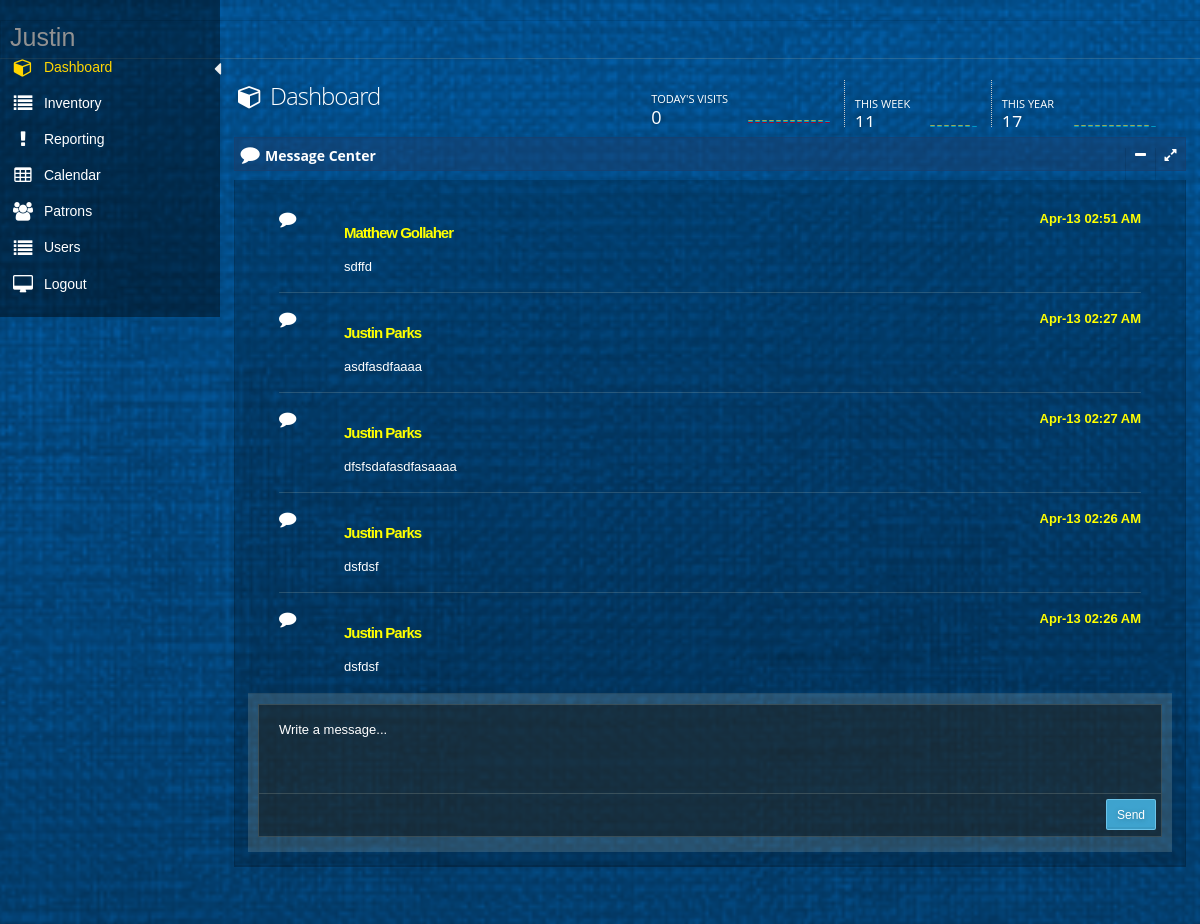
/home (signed in), run on the app's committed database.
### tables this page shows
CREATE TABLE "Message" (
	`Id`	INTEGER NOT NULL UNIQUE,
	`Author`	TEXT NOT NULL,
	`Time`	TEXT NOT NULL,
	`Content`	TEXT NOT NULL,
	PRIMARY KEY(`Id`)
);

### app.py (the view)
@app.route('/')
@app.route('/index')
@app.route('/menu')
@app.route('/home')
def index():
    return loginModule.index()

### databaseFunctions.py (called while the page is built)
def getAllVisitPatronVisitTimes():
    with engine.connect() as connection:
        sqlText = text("SELECT PatronVisitTime FROM VisitHistory ORDER by Id")
        result = engine.execute(sqlText)
        patronVisitTimes = []
        for row in result:
            patronVisitTimes.append(row[0])
        if not patronVisitTimes:
            return None
        else:
            return patronVisitTimes

def getAllVisitPatronVisitDates():
    with engine.connect() as connection:
        sqlText = text("SELECT PatronVisitDate FROM VisitHistory ORDER by Id")
        result = engine.execute(sqlText)
        patronVisitDates = []
        for row in result:
            patronVisitDates.append(row[0])
        if not patronVisitDates:
            return None
        else:
            return patronVisitDates

def getTop100MessageAuthors():
    with engine.connect() as connection:
        sqlText = text("SELECT Author FROM Message ORDER by Id DESC LIMIT 100")
        result = engine.execute(sqlText)
        authors = []
        for row in result:
            authors.append(row[0])
        if not authors:
            return None
        else:
            return authors

def getTop100MessageTimes():
    with engine.connect() as connection:
        sqlText = text("SELECT Time FROM Message ORDER by Id DESC LIMIT 100")
        result = engine.execute(sqlText)
        times = []
        for row in result:
            times.append(row[0])
        if not times:
            return None
        else:
            return times

def getTop100MessageContents():
    with engine.connect() as connection:
        sqlText = text("SELECT Content FROM Message ORDER by Id DESC LIMIT 100")
        result = engine.execute(sqlText)
        contents = []
        for row in result:
            contents.append(row[0])
        if not contents:
            return None
        else:
            return contents

### loginModule.py (called while the page is built)
def index():
    if not session.get('isLoggedIn'):
        return redirect('login')
    mT = populateMessagesTable()
    tVT = populateTodaysVisitsTable()
    tTV = sum(tVT)
    wVT = populateWeeksVisitTable()
    tWV = sum(wVT)
    mVT = populateMonthVisitTable()
    tMV = sum(mVT)
    return render_template('menu.html', currentUserFirstName = session.get('currentUserFirstName'), messageTable = mT, todaysVisitsTable = tVT, totalTodaysVisits = tTV, weeksVisitTable = wVT, totalWeekVisists = tWV, monthVisitTable = mVT, totalMonthVisits = tMV)

### templates/menu.html (shortened to what this page needs)
﻿{% extends "layout.html" %}
{% block body %}
<div id="main" role="main">
    <div id="content">
        <div class="row">
            <div class="col-xs-12 col-sm-7 col-md-7 col-lg-4">
                <h1 class="page-title txt-color-blueDark">
                    <i class="fa-fw fa fa-cube"></i>
                    Dashboard
                </h1>
            </div>
            <div class="col-xs-12 col-sm-5 col-md-5 col-lg-8">
                <ul id="sparks" style="padding-right: 30px;">
                    <li class="sparks-info">
                        <h5> Today's Visits <span class="txt-color-blue">{{ totalTodaysVisits }}</span></h5>
                        <div class="sparkline txt-color-blue hidden-mobile hidden-md hidden-sm">
                        </div>
                    </li>
                    <li class="sparks-info">
                        <br />
                        <h5> This Week <span class="txt-color-blue">{{ totalWeekVisists }}</span></h5>
                        <div class="sparkline txt-color-purple hidden-mobile hidden-md hidden-sm">
                        </div>
                    </li>
                    <li class="sparks-info">
                        <br />
                        <h5> This Year <span class="txt-color-blue"> {{totalMonthVisits}} </span></h5>
                        <div class="sparkline txt-color-greenDark hidden-mobile hidden-md hidden-sm">
                        </div>
                    </li>
                </ul>
            </div>
        </div>
        <section id="widget-grid" class="">
            <div class="row">
                <article class="col-xs-12 col-sm-12 col-md-12 col-lg-12">
                    <div class="jarviswidget jarviswidget-color-blueDark" id="wid-id-1" data-widget-editbutton="false" data-widget-colorbutton="false" data-widget-deletebutton="false">
                        <header style="padding-top:10px">
                            <span class="widget-icon"> <i class="fa fa-comment icon fa-lg"></i> </span>
                            <h2 style="line-height:15px"><strong>Message Center</strong></h2>
                        </header>
                        <div>
                            <div class="widget-body">
                                <div id="chat-body" class="chat-body custom-scroll" style="height: 500px;">
                                    <ul>
                                        {% for row in messageTable %}
                                        <li class="message">
                                            <i class="fa fa-comment icon fa-lg" aria-hidden="true"></i>
                                            <br />
                                            <div class="message-text">
                                                <time style="color:yellow; font-size: 13px; font-weight:bolder">
                                                    {{ row['time'] }}
                                                </time> <a style="color:yellow; font-size: 15px; font-weight:bolder" class="username">{{ row['author'] }}</a> <br />{{ row['content'] }}
                                            </div>
                                            <hr>
                                        </li>
                                        {% endfor %}
                                    </ul>
                                </div>
                                <div class="chat-footer">
                                    <div class="textarea-div">
                                        <div class="typearea">
                                            <textarea class="form-control" placeholder="Write a message..." rows="3" maxlength="2500" id="content" name="content"></textarea>
                                        </div>
                                    </div>
                                    <span class="textarea-controls">
                                        <button class="btn btn-sm btn-primary pull-right" id="addMessage">
                                            Send
                                        </button>
                                    </span>
                                </div>
                            </div>
                        </div>
                    </div>
                </article>
            </div>
        </section>
    </div>
</div>
{% endblock %}

### static/css/styles.css (style rules this page uses)
body { width:100%; height:100% }

### static/css/signature-pad.css (style rules this page uses)
body { font-family: Helvetica, Sans-Serif; -moz-user-select: none; -webkit-user-select: none; -ms-user-select: none; }

### data on the page
Message: time "Apr-13 02:51 AM", author "Matthew Gollaher", content "sdffd"
Message: time "Apr-13 02:27 AM", author "Justin Parks", content "asdfasdfaaaa"
Message: time "Apr-13 02:27 AM", author "Justin Parks", content "dfsfsdafasdfasaaaa"
Message: time "Apr-13 02:26 AM", author "Justin Parks", content "dsfdsf"
Message: time "Apr-13 02:26 AM", author "Justin Parks", content "dsfdsf"

### other printed values
{{ session['currentUserFirstName'] }} "Justin"
{{ totalTodaysVisits }} "0"
